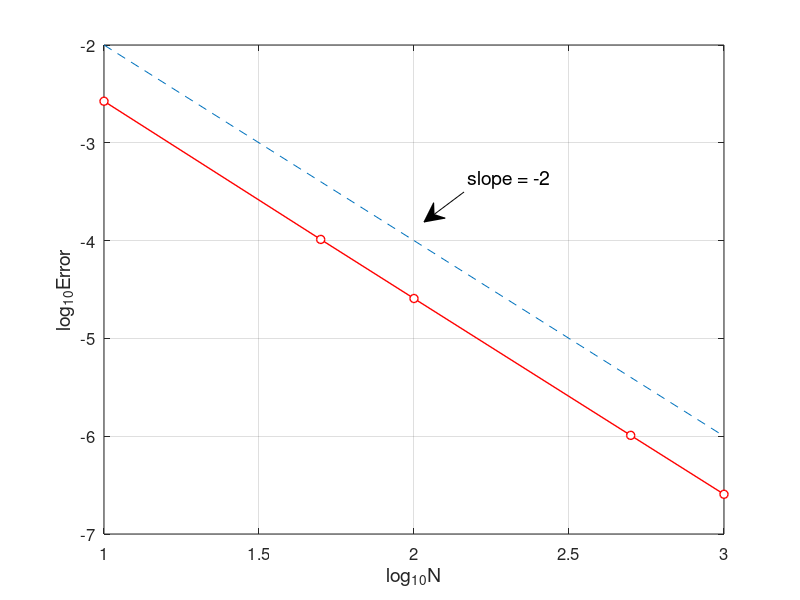

Here is the MATLAB script that generated this plot:
% EulerPro_error.m
% Modified Euler method for the ODE model
% u'(x)=x^2+x-u, x in [0,1] 
% Initial condition: u(0)=0 ;
% Exact solution: u(x)=-exp(-x)+x^2-x+1.
clear all;  clf
Nvec=[10 50 100 500 1000];        % Number of splits
Error=[];
fun=@(x,u) x.^2+x-u;              % RHS
for k=1:length(Nvec)
    N=Nvec(k);
    h=1/N;
    x=0:h:1;                      % function interval
    u(1)=0;                       % initial value
    for n=1:N
        k1=fun(x(n),u(n));
        k2=fun(x(n+1),u(n)+h*k1);
        u(n+1)=u(n)+(h/2)*(k1+k2);
    end
    ue=-exp(-x)+x.^2-x+1;         % exact solution
    error=max(abs(u-ue));
    Error=[Error,error];
end
plot(log10(Nvec),log10(Error),'ro-','MarkerFaceColor','w','LineWidth',1)
%loglog(Nvec,Error,'ro-','LineWidth',1.5)
hold on,
%loglog(Nvec, Nvec.^(-2), '--')
plot(log10(Nvec), log10(Nvec.^(-2)), '--')
grid on,
%title('Convergence of Trapezoidal rule','fontsize',12)
set(gca,'fontsize',12)
xlabel('log_{10}N','fontsize', 14), ylabel('log_{10}Error','fontsize',14)

% add annotation of slope
ax = [0.58 0.53];
ay = [0.68 0.63];
annotation('textarrow',ax,ay,'String','slope = -2 ','fontsize',14)

% computating convergence order
for n=1:length(Nvec)-1
    order(n)=-log(Error(n)/Error(n+1))/(log(Nvec(n)/Nvec(n+1)));
end
Error
order

% print -dpng -r600  EulerPro_error.png
